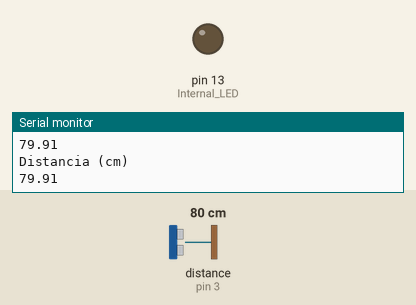
Recording of a sketch running on a simulated Arduino Uno, built with avr-gcc and run on an emulated ATmega328P. Shown: output pins drawn as LEDs (lit = HIGH), the last lines printed to the serial monitor. Wiring (inferred from the names in the program): ultrasonic range finder: trigger pin 2; echo pin 3. Dashed ring = blinking. Inputs (shaded band) come from the test bench; at power-on: distance to the obstacle (sensor on pin 3) 80 cm. The echo pulse lasts 58.3 µs per cm; pins used as bus, display or sensor lines are not drawn.

Above: at 8.4 s.
8.5 s: distance to the obstacle (sensor on pin 3) set to 88 cm
At 14.3 s:
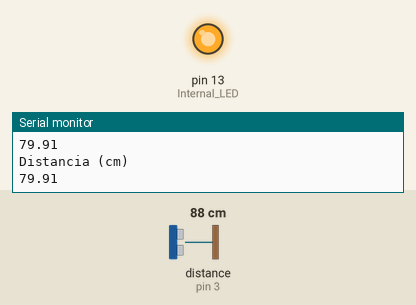
16.1 s: distance to the obstacle (sensor on pin 3) set to 94 cm
At 23.5 s:
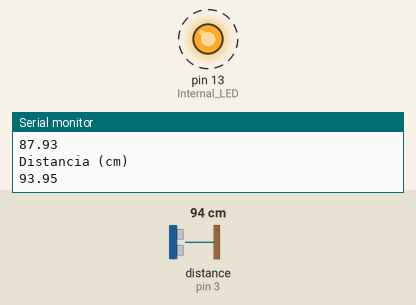
Timing chart, 0 to 29.7 s (numbered marks = the images above; inputs shaded):
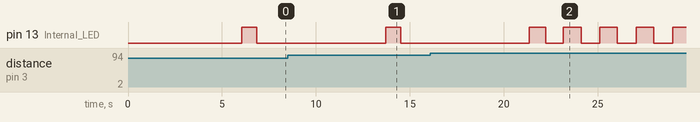

The sketch:

SPITZ.ino
```cpp
// Gabriel Moya Ibarra - A01644106

const int pinTrigger = 2;
const int pinEcho = 3;
const int pinVibrator = 1;
float time = 0;
float distance = 0;

void setup()
{
  // Setup pins
  pinMode(pinTrigger, OUTPUT);  // Trigger is Output
  pinMode(pinEcho, INPUT);    // Echo receives a signal
  pinMode(pinVibrator, OUTPUT); // Vibrator is Output
  pinMode(LED_BUILTIN, OUTPUT); // Internal LED
  Serial.begin(9600);     // Init monitor @ 9600 bauds
}

void loop()
{
  digitalWrite(pinTrigger, LOW);
  delayMicroseconds(4);
  digitalWrite(pinTrigger, HIGH);
  delayMicroseconds(10);
  digitalWrite(pinTrigger, LOW);

  // This is the part where calculations happen
  time = pulseIn(pinEcho, HIGH);    // Feed echo the pong time in ms
  distance = 0.0172 * time;       // Formula to calculate distance
  Serial.println("Distancia (cm)");
  Serial.println(distance);
  delay(50);

  // This is the ifs and elses part
  if (distance < 200)
  {
    if (distance <= 90)
    {
      digitalWrite(pinVibrator, HIGH);
      delay(4000);
      digitalWrite(pinVibrator, LOW);
      digitalWrite(LED_BUILTIN, LOW);
      delay(2000);
    }
    else if (distance <= 50)
    {
      digitalWrite(pinVibrator, HIGH);
      delay(4000);
      digitalWrite(LED_BUILTIN, LOW);
      digitalWrite(pinVibrator, LOW);
      delay(2000);
    }
    else if (distance <= 20)
    {
      digitalWrite(pinVibrator, HIGH);
      delay(4000);
      digitalWrite(pinVibrator, LOW);
      digitalWrite(LED_BUILTIN, LOW);
      delay(2000);
    }
    digitalWrite(LED_BUILTIN, HIGH);
    delay(distance * 10);
    digitalWrite(LED_BUILTIN, LOW);
    delay(distance * 10);
  }
  else
  {
    digitalWrite(pinVibrator, LOW);
    digitalWrite(LED_BUILTIN, LOW);
  }
}
```

Measured:
- the behaviour switches between 90 and 91 cm on distance to the obstacle (sensor on pin 3) (found by bisection; images 1 and 2)
